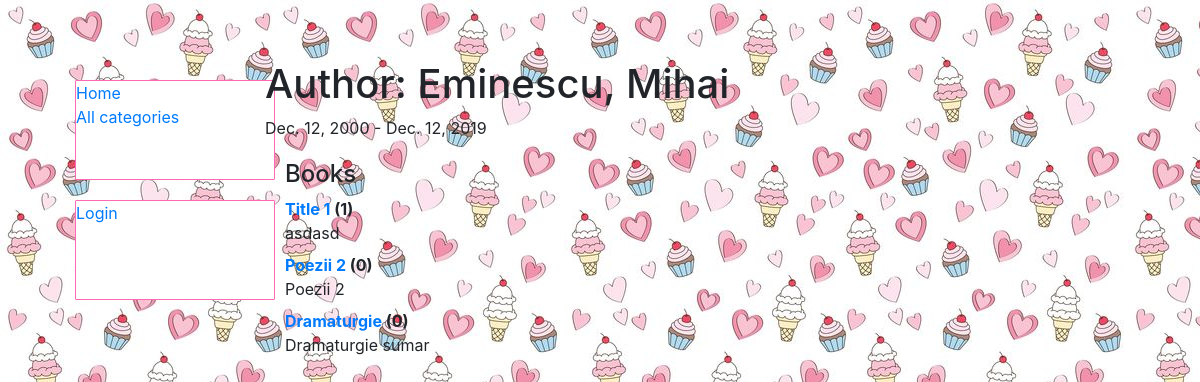
The app's page /catalog/author/1 with its own data.
### catalog/models.py (models this page shows, shortened)
class Author(models.Model):
    first_name = models.CharField(max_length=100)
    last_name = models.CharField(max_length=100)
    date_of_birth = models.DateField(null=True, blank=True)
    date_of_death = models.DateField('died', null=True, blank=True)
    class Meta:
        ordering = ['last_name', 'first_name']
    def __str__(self):
        return '{0}, {1}'.format(self.last_name, self.first_name)

class Book(models.Model):
    title = models.CharField(max_length=200)
    author = models.ForeignKey('Author', on_delete=models.SET_NULL, null=True)
    summary = models.TextField(max_length=1000, help_text="Enter a brief description of the book")
    isbn = models.CharField('ISBN', max_length=13,
                            help_text='13 Character <a href="https://www.isbn-international.org/content/what-isbn'
                                      '">ISBN number</a>')
    genre = models.ManyToManyField(Genre, help_text="Select a genre for this book")
    language = models.ForeignKey('Language', on_delete=models.SET_NULL, null=True)
    def display_genre(self):
        """Creates a string for the Genre. This is required to display genre in Admin."""
        return ', '.join([genre.name for genre in self.genre.all()[:3]])
    display_genre.short_description = 'Genre'
    def __str__(self):
        return self.title

### catalog/views.py (the view)
# urls.py: path('author/<int:pk>', views.AuthorDetailView.as_view(), name='author-detail'),
class AuthorDetailView(generic.DetailView):
    model = Author

### catalog/templates/catalog/author_detail.html
{% extends "base_generic.html" %}
{% block content %}
<h1>Author: {{ author }} </h1>
<p>{{author.date_of_birth}} - {% if author.date_of_death %}{{author.date_of_death}}{% endif %}</p>
<div style="margin-left:20px;margin-top:20px">
<h4>Books</h4>
<dl>
{% for book in author.book_set.all %}
  <dt><a href="{% url 'book-detail' book.pk %}">{{book}}</a> ({{book.bookinstance_set.all.count}})</dt>
  <dd>{{book.summary}}</dd>
{% endfor %}
</dl>
</div>
{% endblock %}

### catalog/static/css/styles.css (style rules this page uses)
body { background-color: aqua; background-image: url("../images/candies.jpg"); margin-top: 5%; margin-left: 5%; }

### records on screen
Author: last_name+first_name "Eminescu, Mihai", date_of_birth "Dec. 12, 2000", date_of_death "Dec. 12, 2019"
Book: title "Title 1", bookinstance_set.all.count "1", summary "asdasd"
Book: title "Poezii 2", bookinstance_set.all.count "0", summary "Poezii 2"
Book: title "Dramaturgie", bookinstance_set.all.count "0", summary "Dramaturgie sumar"
